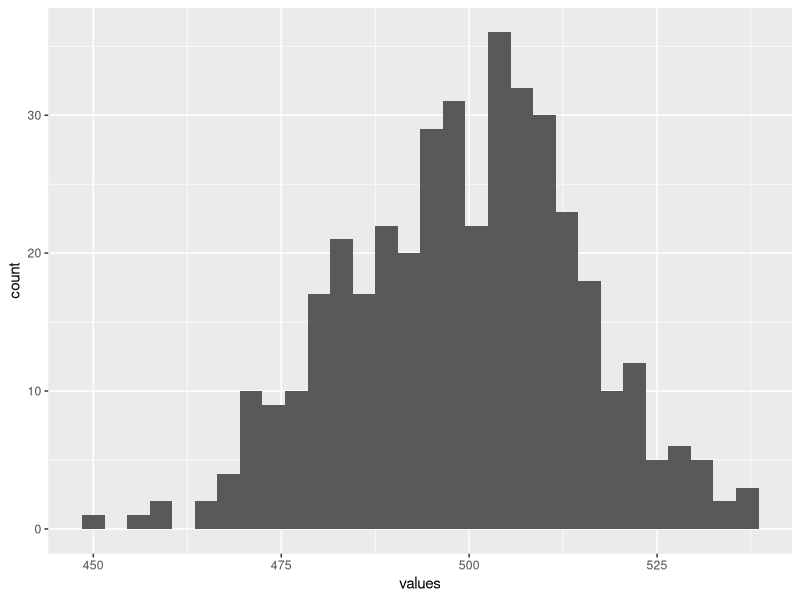

R code for this plot:
## ---- chunk 1
#| echo: false        # hide code if this is the Answers page

rm(list = ls())
set.seed(2025)
sample_size <- 400
rdn <- rbinom(n = sample_size, size = 1000, prob = 0.5)
mean <- mean(rdn)
## ---- chunk 2
#| fig-width: 8       # inches
#| fig-height: 5
#| out-width: "90%"   # scales in the page
#| fig-align: center
#| echo: false        # hide code if this is the Answers page

library(ggplot2)
df <- data.frame(
  values = rdn
)
ggplot(df, aes(x = values)) +
  geom_histogram()
## ---- chunk 3
#| echo: false        # hide code if this is the Answers page

# Part 1: Create student vector
students <- c("Alice", "Bob", "Charlie", "Diana", "Ethan",
              "Fiona", "George", "Hannah", "Ivan", "Julia")

# Part 2: Create score matrix
test_names <- c("test_1", "test_2", "test_3", "test_4", "test_5",
              "test_6", "test_7", "test_8", "test_9", "test_10")


scores <- replicate(10, rnorm(10, mean = 60, sd = 15))

colnames(scores) <- test_names

# Part 3: Create the dataframe that combines students and scores
stu_scores <- data.frame(name = students, scores)

# Part 4: Create the certificate_winner function
certificate_winner <- function(data, passing_score, min_passed){
  
  # Students names are in the first column
  stu_vec <- data[, 1]
  
  # Test names are in 2~11th columns
  test_cols <- colnames(data[, 2:11])
  
  # Counter for the number of exam passed
  pass_count <- 0
  
  # Students that wins the certificate
  passed_students <- c()
  
  # for i in 1:10
  for(i in seq_along(stu_vec)){
    
    # Remember the counter should be reset for each student
    pass_count <- 0
    
    # for j in 1:10
    for (j in seq_along(test_cols)){
      
      # Passed if score larger than passing_score
      if(data[i, j+1] >= passing_score){
        
        # Count how many tests student i passed
        pass_count <- pass_count + 1
      }
      
    }
      # Claims the certificate if number of exam passed > minimum requirements
      if(pass_count >= min_passed){
        
        passed_students <- c(passed_students, data[i, 1])
        
      }
  }
  
  # Return the winners
  return(passed_students)
}

# Question 1
question_1_winners <- certificate_winner(stu_scores, 60, 5)

# Question 2
question_2_winners <- certificate_winner(stu_scores, 65, 6)

